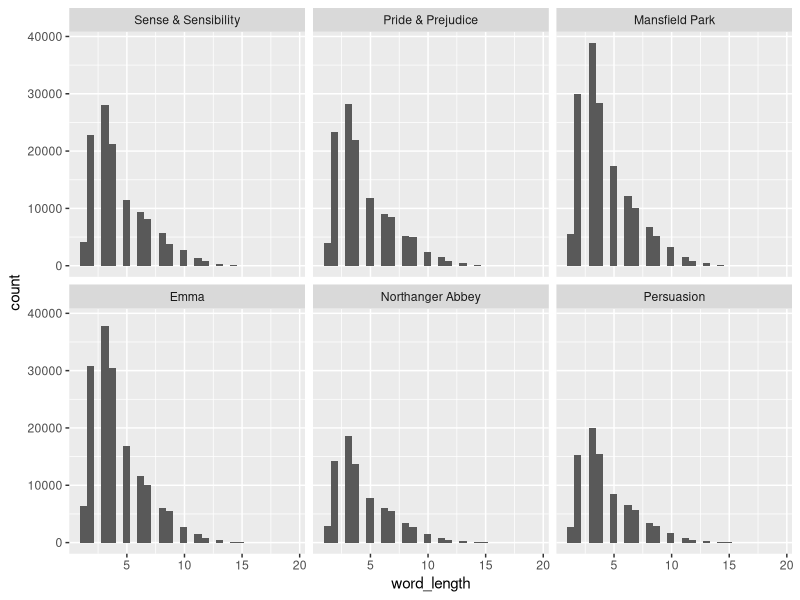

Write the R code that produced this figure.
## ---- chunk 1
library(tidyverse)
library(tidytext)
library(janeaustenr)
## ---- chunk 2
books <- austen_books() %>% 
  group_by(book) %>% 
  group_split()
## ---- chunk 3
books_word <- books %>% 
  #.[c(1,2)] %>% 
  map(~unnest_tokens(.x, word, text)) %>% 
  map(~.x %>% mutate(word_length = str_length(word))) %>% 
  bind_rows()
## ---- chunk 4
books_word %>% 
  ggplot(aes(x = word_length)) +
  geom_histogram() + 
  facet_wrap(~book)
